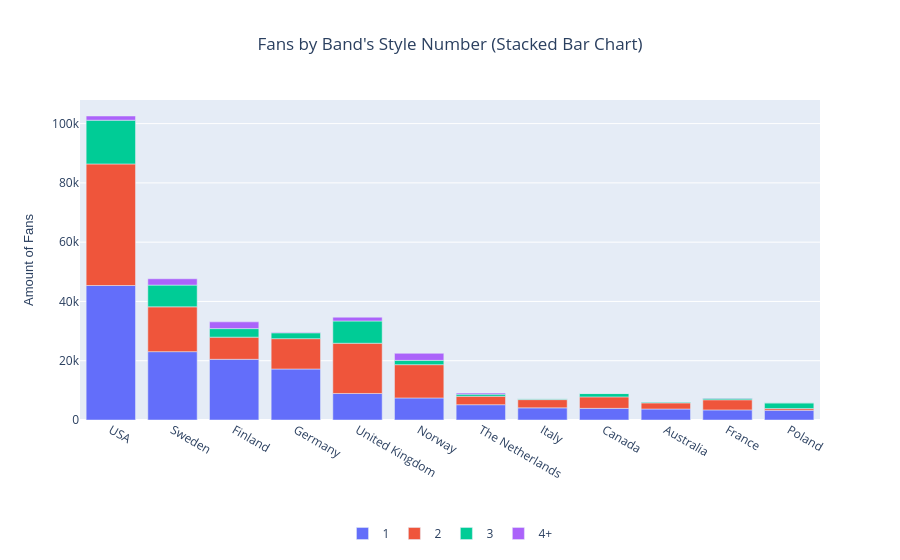

Notebook source saved alongside this figure:
### Markdown cell above
## Visualization model #2

### Code cell
# implementation of the viz 2 in this cell

#Stacked Bar Chart
fig = go.Figure()

data = df2.sort_values('fans', ascending=False)

for style in data['label'].unique():
    filtered_data = data[data['label'] == style]
    fig.add_trace(go.Bar(x=filtered_data['origin'], y=filtered_data['fans'], name=style))

fig.update_layout(title="Fans by Band's Style Number (Stacked Bar Chart)",
                barmode='relative', title_x=0.5)

fig.update_yaxes(title_text = "Amount of Fans",
    title_font=dict(family='Helvetica', size=13))

fig.update_layout(legend=dict(
    orientation='h',
    yanchor="bottom",
    y=-0.4,
    xanchor="center",
    x=0.5
))    
    
    
fig.update_layout(hovermode="x unified")   
 

fig.show()

### Figure 1 — Plotly figure (JSON) as saved in the notebook; plotly's stock layout.template omitted (floating-point values rounded to 4 significant figures)
{"data": [{"name": "1", "type": "bar", "x": ["USA", "Sweden", "Finland", "Germany", "United Kingdom", "Norway", "The Netherlands", "Italy", "Canada", "Australia", "France", "Poland"], "y": [45381, 23063, 20482, 17206, 8947, 7440, 5167, 4094, 3929, 3713, 3402, 3284]}, {"name": "2", "type": "bar", "x": ["USA", "United Kingdom", "Sweden", "Norway", "Germany", "Finland", "Canada", "France", "The Netherlands", "Italy", "Australia", "Poland"], "y": [41014, 16953, 15123, 11228, 10236, 7479, 3872, 3419, 2835, 2783, 2055, 558]}, {"name": "3", "type": "bar", "x": ["USA", "United Kingdom", "Sweden", "Finland", "Germany", "Poland", "Norway", "Canada", "The Netherlands", "France", "Italy", "Australia"], "y": [14762, 7508, 7323, 2872, 1976, 1943, 1451, 1126, 715, 538, 289, 188]}, {"name": "4+", "type": "bar", "x": ["Norway", "Finland", "Sweden", "USA", "United Kingdom", "The Netherlands", "Germany", "France", "Canada", "Poland", "Italy"], "y": [2378, 2280, 2151, 1415, 1279, 409, 193, 82, 36, 22, 17]}], "layout": {"barmode": "relative", "hovermode": "x unified", "legend": {"orientation": "h", "x": 0.5, "xanchor": "center", "y": -0.4, "yanchor": "bottom"}, "title": {"text": "Fans by Band's Style Number (Stacked Bar Chart)", "x": 0.5}, "yaxis": {"title": {"font": {"family": "Helvetica", "size": 13}, "text": "Amount of Fans"}}}}
